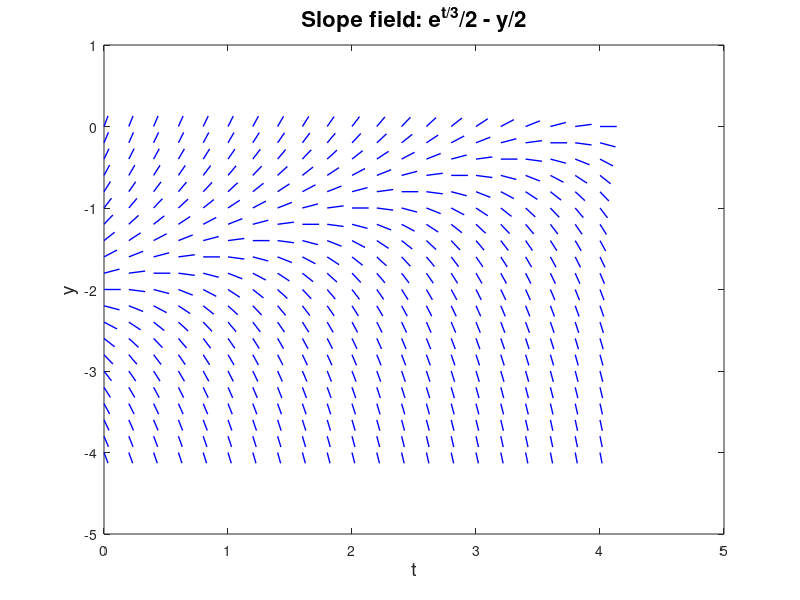

Here is the MATLAB script that generated this plot:
clearvars
%, close all

c=1;
[t y] = meshgrid(0:0.2:4, -4*c:0.2/c:0*c);

%dy = 0.5*exp(t./3) - y.*0.5;
dy = 4 -t + y.*2;

dt = ones(size(dy));

L = sqrt(dt.^2 + (dy./c).^2);

ut = dt ./ L;
uy = dy ./ L;

%
figure(3)
quiver(t, y, ut, uy, 0.5, 'b','LineWidth',1, 'ShowArrowHead','off');
xlabel('t','FontSize',14)
ylabel('y','FontSize',14)
title('Slope field: e^{t/3}/2 - y/2','FontSize',16)
